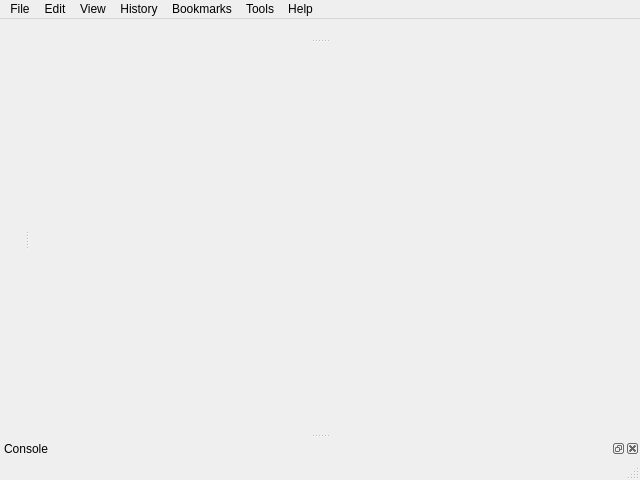
<?xml version="1.0" encoding="UTF-8"?>
<ui version="4.0">
 <class>Otter::MainWindow</class>
 <widget class="QMainWindow" name="Otter::MainWindow">
  <property name="geometry">
   <rect>
    <x>0</x>
    <y>0</y>
    <width>640</width>
    <height>480</height>
   </rect>
  </property>
  <property name="contextMenuPolicy">
   <enum>Qt::NoContextMenu</enum>
  </property>
  <property name="dockOptions">
   <set>QMainWindow::AnimatedDocks</set>
  </property>
  <widget class="QWidget" name="centralWidget"/>
  <widget class="QDockWidget" name="panelDockWidget">
   <property name="features">
    <set>QDockWidget::DockWidgetMovable</set>
   </property>
   <attribute name="dockWidgetArea">
    <number>1</number>
   </attribute>
   <widget class="QWidget" name="panelWidget"/>
  </widget>
  <widget class="Otter::TabBarDockWidget" name="tabsDockWidget">
   <property name="features">
    <set>QDockWidget::DockWidgetMovable</set>
   </property>
   <attribute name="dockWidgetArea">
    <number>4</number>
   </attribute>
   <widget class="QWidget" name="tabsWidget"/>
  </widget>
  <widget class="QMenuBar" name="menuBar">
   <property name="geometry">
    <rect>
     <x>0</x>
     <y>0</y>
     <width>640</width>
     <height>24</height>
    </rect>
   </property>
   <widget class="QMenu" name="menuFile">
    <property name="title">
     <string>File</string>
    </property>
    <widget class="QMenu" name="menuSessions">
     <property name="title">
      <string>Sessions</string>
     </property>
     <addaction name="actionSaveSession"/>
     <addaction name="actionManageSessions"/>
     <addaction name="separator"/>
    </widget>
    <widget class="QMenu" name="menuImportExport">
     <property name="enabled">
      <bool>true</bool>
     </property>
     <property name="title">
      <string>Import and Export</string>
     </property>
     <widget class="QMenu" name="menuOperaImport">
      <property name="title">
       <string>Import from Opera</string>
      </property>
      <addaction name="actionImportOperaBookmarks"/>
     </widget>
     <widget class="QMenu" name="menuOtherImport">
      <property name="title">
       <string>Other Import</string>
      </property>
      <addaction name="actionImportHtmlBookmarks"/>
     </widget>
     <addaction name="menuOperaImport"/>
     <addaction name="menuOtherImport"/>
    </widget>
    <addaction name="actionNewTab"/>
    <addaction name="actionNewTabPrivate"/>
    <addaction name="actionNewWindow"/>
    <addaction name="actionNewWindowPrivate"/>
    <addaction name="separator"/>
    <addaction name="actionOpen"/>
    <addaction name="actionSave"/>
    <addaction name="actionCloseTab"/>
    <addaction name="separator"/>
    <addaction name="menuSessions"/>
    <addaction name="menuImportExport"/>
    <addaction name="separator"/>
    <addaction name="actionPrint"/>
    <addaction name="actionPrintPreview"/>
    <addaction name="separator"/>
    <addaction name="actionWorkOffline"/>
    <addaction name="separator"/>
    <addaction name="actionShowMenubar"/>
    <addaction name="separator"/>
    <addaction name="actionExit"/>
   </widget>
   <widget class="QMenu" name="menuEdit">
    <property name="title">
     <string>Edit</string>
    </property>
    <addaction name="actionUndo"/>
    <addaction name="actionRedo"/>
    <addaction name="separator"/>
    <addaction name="actionCut"/>
    <addaction name="actionCopy"/>
    <addaction name="actionPaste"/>
    <addaction name="actionDelete"/>
    <addaction name="separator"/>
    <addaction name="actionSelectAll"/>
    <addaction name="separator"/>
    <addaction name="actionFind"/>
    <addaction name="actionFindNext"/>
    <addaction name="actionFindPrevious"/>
   </widget>
   <widget class="QMenu" name="menuView">
    <property name="title">
     <string>View</string>
    </property>
    <widget class="QMenu" name="menuCharacterEncoding">
     <property name="title">
      <string>Character Encoding</string>
     </property>
    </widget>
    <widget class="QMenu" name="menuUserAgent">
     <property name="title">
      <string>User Agent</string>
     </property>
    </widget>
    <action name=""/>
    <addaction name="actionReload"/>
    <addaction name="actionStop"/>
    <addaction name="separator"/>
    <addaction name="actionZoomIn"/>
    <addaction name="actionZoomOut"/>
    <addaction name="actionZoomOriginal"/>
    <addaction name="separator"/>
    <addaction name="actionFullScreen"/>
    <addaction name="separator"/>
    <addaction name="actionViewSource"/>
    <addaction name="actionInspectPage"/>
    <addaction name="menuUserAgent"/>
    <addaction name="separator"/>
    <addaction name="menuCharacterEncoding"/>
   </widget>
   <widget class="QMenu" name="menuBookmarks">
    <property name="title">
     <string>Bookmarks</string>
    </property>
    <addaction name="actionAddBookmark"/>
    <addaction name="actionManageBookmarks"/>
    <addaction name="separator"/>
   </widget>
   <widget class="QMenu" name="menuTools">
    <property name="title">
     <string>Tools</string>
    </property>
    <addaction name="actionTransfers"/>
    <addaction name="actionCookies"/>
    <addaction name="actionContentBlocking"/>
    <addaction name="actionErrorConsole"/>
    <addaction name="separator"/>
    <addaction name="actionPreferences"/>
   </widget>
   <widget class="QMenu" name="menuHelp">
    <property name="title">
     <string>Help</string>
    </property>
    <addaction name="actionSwitchApplicationLanguage"/>
    <addaction name="separator"/>
    <addaction name="actionAboutApplication"/>
    <addaction name="actionAboutQt"/>
   </widget>
   <widget class="QMenu" name="menuHistory">
    <property name="title">
     <string>History</string>
    </property>
    <widget class="QMenu" name="menuClosedWindows">
     <property name="enabled">
      <bool>false</bool>
     </property>
     <property name="title">
      <string>Closed Tabs</string>
     </property>
    </widget>
    <addaction name="actionGoBack"/>
    <addaction name="actionGoForward"/>
    <addaction name="actionRewind"/>
    <addaction name="actionFastForward"/>
    <addaction name="separator"/>
    <addaction name="menuClosedWindows"/>
    <addaction name="separator"/>
    <addaction name="actionViewHistory"/>
    <addaction name="separator"/>
    <addaction name="actionClearHistory"/>
   </widget>
   <addaction name="menuFile"/>
   <addaction name="menuEdit"/>
   <addaction name="menuView"/>
   <addaction name="menuHistory"/>
   <addaction name="menuBookmarks"/>
   <addaction name="menuTools"/>
   <addaction name="menuHelp"/>
  </widget>
  <widget class="Otter::StatusBarWidget" name="statusBar"/>
  <widget class="QDockWidget" name="consoleDockWidget">
   <property name="windowTitle">
    <string>Console</string>
   </property>
   <attribute name="dockWidgetArea">
    <number>8</number>
   </attribute>
   <widget class="Otter::ConsoleWidget" name="consoleWidget"/>
  </widget>
  <action name="actionNewTab">
   <property name="text">
    <string>New Tab</string>
   </property>
  </action>
  <action name="actionNewTabPrivate">
   <property name="text">
    <string>New Private Tab</string>
   </property>
  </action>
  <action name="actionNewWindow">
   <property name="text">
    <string>New Window</string>
   </property>
  </action>
  <action name="actionNewWindowPrivate">
   <property name="text">
    <string>New Private Window</string>
   </property>
  </action>
  <action name="actionOpen">
   <property name="text">
    <string>Open...</string>
   </property>
  </action>
  <action name="actionSave">
   <property name="enabled">
    <bool>false</bool>
   </property>
   <property name="text">
    <string>Save...</string>
   </property>
  </action>
  <action name="actionPrint">
   <property name="text">
    <string>Print...</string>
   </property>
  </action>
  <action name="actionPrintPreview">
   <property name="text">
    <string>Print Preview</string>
   </property>
  </action>
  <action name="actionWorkOffline">
   <property name="checkable">
    <bool>true</bool>
   </property>
   <property name="text">
    <string>Work Offline</string>
   </property>
  </action>
  <action name="actionShowMenubar">
   <property name="checkable">
    <bool>true</bool>
   </property>
   <property name="enabled">
    <bool>false</bool>
   </property>
   <property name="text">
    <string>Show Menubar</string>
   </property>
  </action>
  <action name="actionExit">
   <property name="text">
    <string>Exit</string>
   </property>
   <property name="menuRole">
    <enum>QAction::QuitRole</enum>
   </property>
  </action>
  <action name="actionCloseTab">
   <property name="text">
    <string>Close Tab</string>
   </property>
  </action>
  <action name="actionUndo">
   <property name="enabled">
    <bool>false</bool>
   </property>
   <property name="text">
    <string>Undo</string>
   </property>
  </action>
  <action name="actionRedo">
   <property name="enabled">
    <bool>false</bool>
   </property>
   <property name="text">
    <string>Redo</string>
   </property>
  </action>
  <action name="actionCut">
   <property name="enabled">
    <bool>false</bool>
   </property>
   <property name="text">
    <string>Cut</string>
   </property>
  </action>
  <action name="actionCopy">
   <property name="enabled">
    <bool>false</bool>
   </property>
   <property name="text">
    <string>Copy</string>
   </property>
  </action>
  <action name="actionPaste">
   <property name="enabled">
    <bool>false</bool>
   </property>
   <property name="text">
    <string>Paste</string>
   </property>
  </action>
  <action name="actionSelectAll">
   <property name="text">
    <string>Select All</string>
   </property>
  </action>
  <action name="actionFind">
   <property name="text">
    <string>Find...</string>
   </property>
  </action>
  <action name="actionFindNext">
   <property name="text">
    <string>Find Next</string>
   </property>
  </action>
  <action name="actionFindPrevious">
   <property name="text">
    <string>Find Previous</string>
   </property>
  </action>
  <action name="actionAddBookmark">
   <property name="text">
    <string>Add Bookmark...</string>
   </property>
  </action>
  <action name="actionManageBookmarks">
   <property name="text">
    <string>Manage Bookmarks...</string>
   </property>
  </action>
  <action name="actionReadFeeds">
   <property name="text">
    <string>Read Feeds</string>
   </property>
  </action>
  <action name="actionManageFeeds">
   <property name="text">
    <string>Manage Feeds...</string>
   </property>
  </action>
  <action name="actionAboutApplication">
   <property name="text">
    <string>About Otter...</string>
   </property>
   <property name="menuRole">
    <enum>QAction::AboutRole</enum>
   </property>
  </action>
  <action name="actionAboutQt">
   <property name="text">
    <string>About Qt...</string>
   </property>
   <property name="menuRole">
    <enum>QAction::AboutQtRole</enum>
   </property>
  </action>
  <action name="actionZoomIn">
   <property name="text">
    <string>Zoom In</string>
   </property>
  </action>
  <action name="actionZoomOut">
   <property name="text">
    <string>Zoom Out</string>
   </property>
  </action>
  <action name="actionZoomOriginal">
   <property name="text">
    <string>Zoom Original</string>
   </property>
  </action>
  <action name="actionDelete">
   <property name="enabled">
    <bool>false</bool>
   </property>
   <property name="text">
    <string>Delete</string>
   </property>
  </action>
  <action name="actionGoBack">
   <property name="text">
    <string>Back</string>
   </property>
  </action>
  <action name="actionGoForward">
   <property name="text">
    <string>Forward</string>
   </property>
  </action>
  <action name="actionViewHistory">
   <property name="text">
    <string>View History</string>
   </property>
  </action>
  <action name="actionClearHistory">
   <property name="text">
    <string>Clear History...</string>
   </property>
  </action>
  <action name="actionReload">
   <property name="text">
    <string>Reload</string>
   </property>
  </action>
  <action name="actionStop">
   <property name="text">
    <string>Stop</string>
   </property>
  </action>
  <action name="actionViewSource">
   <property name="text">
    <string>View Source</string>
   </property>
  </action>
  <action name="actionFullScreen">
   <property name="text">
    <string>Full Screen</string>
   </property>
  </action>
  <action name="actionClearClosedWindows">
   <property name="text">
    <string>Clear</string>
   </property>
  </action>
  <action name="actionRewind">
   <property name="text">
    <string>Rewind</string>
   </property>
  </action>
  <action name="actionFastForward">
   <property name="text">
    <string>Fast Forward</string>
   </property>
  </action>
  <action name="actionSaveSession">
   <property name="text">
    <string>Save Current Session...</string>
   </property>
  </action>
  <action name="actionManageSessions">
   <property name="text">
    <string>Manage Sessions...</string>
   </property>
  </action>
  <action name="actionInspectPage">
   <property name="checkable">
    <bool>true</bool>
   </property>
   <property name="text">
    <string>Inspect Page</string>
   </property>
  </action>
  <action name="actionCookies">
   <property name="text">
    <string>Cookies...</string>
   </property>
  </action>
  <action name="actionTransfers">
   <property name="text">
    <string>Transfers...</string>
   </property>
  </action>
  <action name="actionPreferences">
   <property name="text">
    <string>Preferences...</string>
   </property>
   <property name="menuRole">
    <enum>QAction::PreferencesRole</enum>
   </property>
  </action>
  <action name="actionContentBlocking">
   <property name="enabled">
    <bool>true</bool>
   </property>
   <property name="text">
    <string>Content Blocking...</string>
   </property>
  </action>
  <action name="actionErrorConsole">
   <property name="checkable">
    <bool>true</bool>
   </property>
   <property name="text">
    <string>Error Console</string>
   </property>
  </action>
  <action name="actionSwitchApplicationLanguage">
   <property name="text">
    <string>Switch Application Language...</string>
   </property>
  </action>
  <action name="actionImportOperaBookmarks">
   <property name="text">
    <string>Bookmarks</string>
   </property>
  </action>
  <action name="actionImportHtmlBookmarks">
   <property name="text">
    <string>HTML Bookmarks</string>
   </property>
  </action>
 </widget>
 <layoutdefault spacing="6" margin="11"/>
 <customwidgets>
  <customwidget>
   <class>Otter::StatusBarWidget</class>
   <extends>QStatusBar</extends>
   <header>src/ui/StatusBarWidget.h</header>
  </customwidget>
  <customwidget>
   <class>Otter::TabBarDockWidget</class>
   <extends>QDockWidget</extends>
   <header>src/ui/TabBarDockWidget.h</header>
   <container>1</container>
  </customwidget>
  <customwidget>
   <class>Otter::ConsoleWidget</class>
   <extends>QWidget</extends>
   <header>src/ui/ConsoleWidget.h</header>
   <container>1</container>
  </customwidget>
 </customwidgets>
 <resources/>
 <connections/>
</ui>
